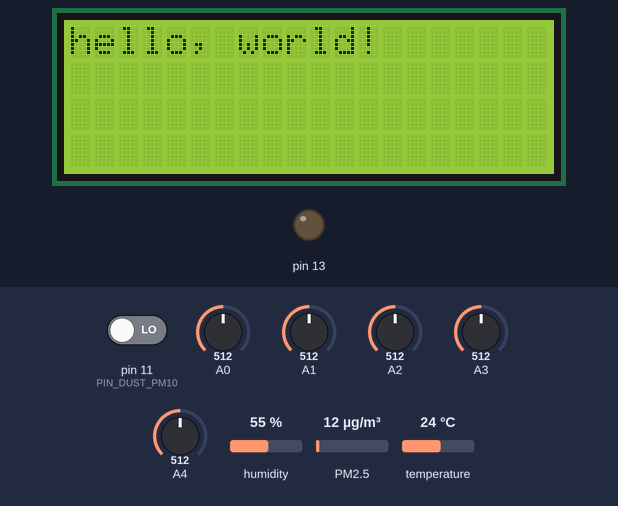
This program was run on a simulated Arduino Nano, built with avr-gcc and run on an emulated ATmega328P. On the bench: 20×4 character LCD, output pins drawn as LEDs (lit = HIGH). Wiring (inferred from the names in the program): dust sensor: data pin 10. The test bench sets the inputs (shaded band); at power-on: PM2.5 12 µg/m³, pin 11 (PIN_DUST_PM10) LOW, A0 = 512, A1 = 512, A2 = 512, A3 = 512, A4 = 512, humidity 55 %, temperature 24 °C. What the program prints to the serial monitor is not drawn.

Above: at 0.1 s.
At 2.2 s:
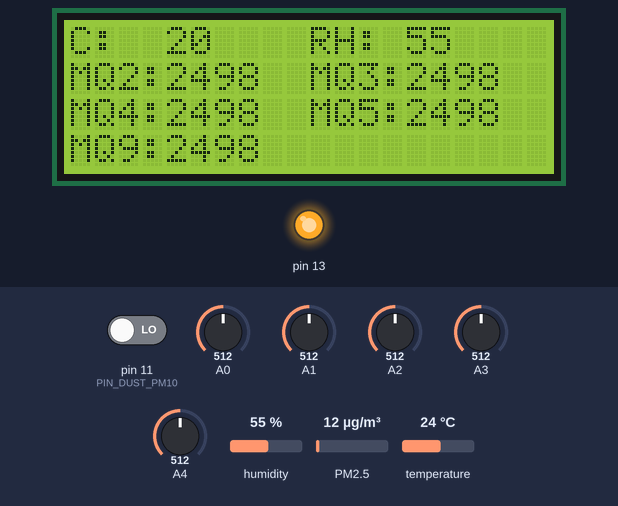
2.3 s: PM2.5 set to 6 µg/m³
At 5.8 s:
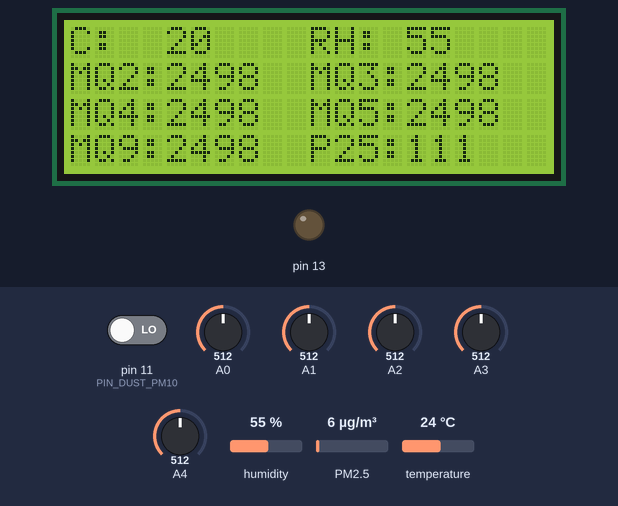
Timing chart, 0 to 7.3 s (numbered marks = the images above; inputs shaded):
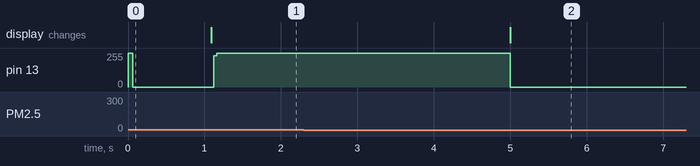

Measured:
- after the input at 2.3 s, the display: changes after 2.7 s (image 2)

The program:

main.cpp
```cpp
#include "Arduino.h"
#include <Adafruit_Sensor.h>
#include "DHT.h"
#include <LiquidCrystal.h>

/* LCD screen */
#define LCD_COLS 20
#define LCD_ROWS 4
#define LCD_MAX_ITEMS 8
#define LCD_SPACING 10
#define LCD_LABEL_WIDTH 4

#define PIN_LCD_RS 9
#define PIN_LCD_EN 8
#define PIN_LCD_D4 4
#define PIN_LCD_D5 5
#define PIN_LCD_D6 6
#define PIN_LCD_D7 7

#ifdef PIN_LCD_D4
LiquidCrystal lcd(PIN_LCD_RS, PIN_LCD_EN, PIN_LCD_D4, PIN_LCD_D5, PIN_LCD_D6, PIN_LCD_D7);
int lcd_item_counter;
int lcd_items[LCD_MAX_ITEMS];
int lcd_row_pos = 0;
int lcd_col_pos = 0;
#endif

/* MQ Sensors */
#define NAME_A0 "MQ2"
#define SAMPLES_A0 10
#define NAME_A1 "MQ3"
#define SAMPLES_A1 10
#define NAME_A2 "MQ4"
#define SAMPLES_A2 10
#define NAME_A3 "MQ5"
#define SAMPLES_A3 10
#define NAME_A4 "MQ9"
#define SAMPLES_A4 10
//#define NAME_A5 "MQ136"
//#define SAMPLES_A0 10
//#define NAME_A6 "MQ138"
//#define SAMPLES_A0 10

/* DHT22 */
#define PIN_DHT 12
#define DHTTYPE DHT22

#ifdef PIN_DHT
DHT dht(PIN_DHT, DHTTYPE);
int chk;
int val_hum;
#endif

// this is outside the ifdef because some sensors need it
// as a reference value
float val_temp = 20;
#define NAME_TEMP "C"
#define NAME_HUM "RH"

/* DSM501a */
#define PIN_DUST_PM10  11
#define PIN_DUST_PM25  10
#define SAMPLE_SLOTS 10
#define SAMPLES_DUST 20

#if defined(PIN_DUST_PM10) || defined(PIN_DUST_PM25)
unsigned long start_time;
unsigned long end_time;
int slot_counter = 0;
#endif

#ifdef PIN_DUST_PM10
long val_dust_pm10 = 0;
long val_ppmv_pm10 = 0;
long slots_low_duration_pm10[SAMPLE_SLOTS];
unsigned long slots_sample_time_pm10[SAMPLE_SLOTS];
#endif

#ifdef PIN_DUST_PM25
long val_dust_pm25 = 0;
long val_ppmv_pm25 = 0;
long slots_low_duration_pm25[SAMPLE_SLOTS];
unsigned long slots_sample_time_pm25[SAMPLE_SLOTS];
#endif

#ifdef NAME_A0
  int val_a0 = 0;
#endif
#ifdef NAME_A1
  int val_a1 = 0;
#endif
#ifdef NAME_A2
  int val_a2 = 0;
#endif
#ifdef NAME_A3
  int val_a3 = 0;
#endif
#ifdef NAME_A4
  int val_a4 = 0;
#endif
#ifdef NAME_A5
  int val_a5 = 0;
#endif
#ifdef NAME_A6
  int val_a6 = 0;
#endif

void setup()
{
  pinMode(13, OUTPUT);
  digitalWrite(13, HIGH);
  Serial.begin(115200);
#ifdef PIN_DHT
  dht.begin();
#endif
#ifdef PIN_DUST_PM10
  pinMode(PIN_DUST_PM10, INPUT);
  for (int i = 0; i < SAMPLE_SLOTS; i++) {
    slots_low_duration_pm10[i] = 0;
    slots_sample_time_pm10[i] = 0;
  }
#endif
#ifdef PIN_DUST_PM25
  pinMode(PIN_DUST_PM25, INPUT);
  for (int i = 0; i < SAMPLE_SLOTS; i++) {
    slots_low_duration_pm25[i] = 0;
    slots_sample_time_pm25[i] = 0;
  }
#endif
#ifdef NAME_A0
  pinMode(A0, INPUT);
#endif
#ifdef NAME_A1
  pinMode(A1, INPUT);
#endif
#ifdef NAME_A2
  pinMode(A2, INPUT);
#endif
#ifdef NAME_A3
  pinMode(A3, INPUT);
#endif
#ifdef NAME_A4
  pinMode(A4, INPUT);
#endif
#ifdef NAME_A5
  pinMode(A5, INPUT);
#endif
#ifdef NAME_A6
  pinMode(A6, INPUT);
#endif
#ifdef PIN_LCD_D4
  lcd.begin(LCD_COLS, LCD_ROWS);
  lcd.print("hello, world!");
#endif
  digitalWrite(13, LOW);
  delay(1000);
  lcd.clear();
}

void send_result_int(const char pin_name[], long val) {
  Serial.print(pin_name);
  Serial.print(":");
  Serial.println(val);
#ifdef PIN_LCD_D4
  if (lcd_row_pos == LCD_ROWS || lcd_item_counter >= LCD_MAX_ITEMS) {
    return;
  }
  if (lcd_col_pos >= LCD_COLS) {
    lcd_col_pos = 0;
    lcd_row_pos++;
  }
  lcd.setCursor(lcd_col_pos, lcd_row_pos);
  lcd.print(pin_name);
  lcd.print(":");
  lcd.setCursor(lcd_col_pos + LCD_LABEL_WIDTH, lcd_row_pos);
  lcd.print(val);
  lcd_col_pos += LCD_SPACING;
  lcd_item_counter++;
#endif
}

int get_analog_val(int pin_analog, int sample_no) {
  double analog_val = 0;

  // create an average from 100 samples
  for(int i = 0; i < sample_no; i++) {
    analog_val = analog_val + (float) analogRead(pin_analog);
  }

  analog_val = analog_val / sample_no;

  // convert to millivolts
  analog_val = (ceil)(analog_val / 1025 * 5000.0);

  return ceil(analog_val);
}

void store_dust_timings(int pin_dust, long slots_low_duration[], unsigned long slots_sample_time[]) {
  long duration;
  long low_pulse_duration = 0;

  // as the total duration will be until a downslope, let's wait for an upslope first
  //pulseIn(pin_dust, LOW);

  // now let's gather the time of all the low flanks
  // + the total time it takes to find SAMPLES_DUST low flanks
  start_time = micros();
  for (int i = 0; i < SAMPLES_DUST; i++) {
    duration = pulseIn(pin_dust, LOW);
    low_pulse_duration += duration;
  }
  end_time = micros();

  // yes, with unsigned, this is correct:
  // https://www.giannistsakiris.com/2015/11/17/arduino-properly-measuring-time-intervals/
  // (see comments)
  slots_sample_time[slot_counter] = end_time - start_time;
  slots_low_duration[slot_counter] = low_pulse_duration;
}

long calculate_dust_mg(long slots_low_duration[], unsigned long slots_sample_time[]) {
  double total_low_duration = 0;
  double total_sample_time = 0;
  double ratio;

  for (int slot = 0; slot < SAMPLE_SLOTS; slot++) {
    //Serial.print("slot ");
    //Serial.print(slot);
    //Serial.print(" low_duration ");
    //Serial.print(slots_low_duration[slot]);
    //Serial.print(" sample_time ");
    //Serial.println(slots_sample_time[slot]);
    total_low_duration += slots_low_duration[slot];
    total_sample_time += slots_sample_time[slot];
  }
  //Serial.print("total_low ");
  //Serial.print(total_low_duration);
  //Serial.print(" total_sample_time ");
  //Serial.print(total_sample_time);
  // from https://diyprojects.io/calculate-air-quality-index-iaq-iqa-dsm501-arduino-esp8266/#.XDkor8tKjM0
  ratio = (total_low_duration / total_sample_time) * 100;
  // ratio = (low_pulse_duration - end_time + start_time)/(sample_time_ms * 10.0); // apparently doesn't work
  //Serial.print(" ratio ");
  //Serial.println(ratio);
  // apparently, that's the spec sheet curve. I doubt it, but let's just use it for now.
  // long concentration = ceil( 1.1 * pow(ratio, 3) - 3.8 * pow(ratio, 2) + 520 * ratio + 0.62);
  // let's try this curve instead:
  long concentration = ceil (0.1776*pow(ratio,3) - 0.24*pow(ratio,2) + 94.003*ratio);
  return(concentration);
}
int get_aqi(int p25_weight) {
  long aqi = 0;

  if (p25_weight>= 0 && p25_weight <= 35) {
    aqi = 0   + (50.0 / 35 * p25_weight);
  }
  else if (p25_weight > 35 && p25_weight <= 75) {
    aqi = 50  + (50.0 / 40 * (p25_weight - 35));
  }
  else if (p25_weight > 75 && p25_weight <= 115) {
    aqi = 100 + (50.0 / 40 * (p25_weight - 75));
  }
  else if (p25_weight > 115 && p25_weight <= 150) {
    aqi = 150 + (50.0 / 35 * (p25_weight - 115));
  }
  else if (p25_weight > 150 && p25_weight <= 250) {
    aqi = 200 + (100.0 / 100.0 * (p25_weight - 150));
  }
  else if (p25_weight > 250 && p25_weight <= 500) {
    aqi = 300 + (200.0 / 250.0 * (p25_weight - 250));
  }
  else if (p25_weight > 500.0) {
    aqi = 500 + (500.0 / 500.0 * (p25_weight - 500.0)); // Extension
  }
  else {
    aqi = 0;
  }
  return aqi;
}
void loop()
{
#ifdef PIN_LCD_D4
  lcd_item_counter = 0;
  lcd_row_pos = 0;
  lcd_col_pos = 0;
#endif
#ifdef PIN_DHT
  digitalWrite(13, HIGH);
  val_hum = (int) dht.readHumidity();
  send_result_int(NAME_TEMP, val_temp);
  val_temp = dht.readTemperature();
  send_result_int(NAME_HUM, val_hum);
#endif
#ifdef NAME_A0
  digitalWrite(13, LOW);
  val_a0 = get_analog_val(A0, SAMPLES_A0);
  send_result_int(NAME_A0, val_a0);
#endif
#ifdef NAME_A1
  digitalWrite(13, HIGH);
  val_a1 = get_analog_val(A1, SAMPLES_A1);
  send_result_int(NAME_A1, val_a1);
#endif
#ifdef NAME_A2
  digitalWrite(13, LOW);
  val_a2 = get_analog_val(A2, SAMPLES_A2);
  send_result_int(NAME_A2, val_a2);
#endif
#ifdef NAME_A3
  digitalWrite(13, HIGH);
  val_a3 = get_analog_val(A3, SAMPLES_A3);
  send_result_int(NAME_A3, val_a3);
#endif
#ifdef NAME_A4
  digitalWrite(13, LOW);
  val_a4 = get_analog_val(A4, SAMPLES_A4);
  send_result_int(NAME_A4, val_a4);
#endif
#ifdef NAME_A5
  digitalWrite(13, HIGH);
  val_a5 = get_analog_val(A5, SAMPLES_A5);
  send_result_int(NAME_A5, val_a5);
#endif
#ifdef NAME_A6
  digitalWrite(13, LOW);
  val_a6 = get_analog_val(A6, SAMPLES_A6);
  send_result_int(NAME_A6, val_a6);
#endif
#ifdef PIN_DUST_PM25
  digitalWrite(13, HIGH);
  store_dust_timings(PIN_DUST_PM25, slots_low_duration_pm25, slots_sample_time_pm25);
  val_dust_pm25 = calculate_dust_mg(slots_low_duration_pm25, slots_sample_time_pm25);
  send_result_int("P25", val_dust_pm25);
#endif
#ifdef PIN_DUST_PM10
  digitalWrite(13, LOW);
  store_dust_timings(PIN_DUST_PM10, slots_low_duration_pm10, slots_sample_time_pm10);
  val_dust_pm10 = calculate_dust_mg(slots_low_duration_pm10, slots_sample_time_pm10);
  send_result_int("P10", val_dust_pm10);
#endif
#if defined(PIN_DUST_PM10) || defined(PIN_DUST_PM25)
  send_result_int("AQI", get_aqi(val_dust_pm10 - val_dust_pm25));
  // increase or reset slot counter
  slot_counter = (++slot_counter == SAMPLE_SLOTS) ? 0 : slot_counter;
  //Serial.print("slot counter ");
  //Serial.println(slot_counter);
#endif
}
```
